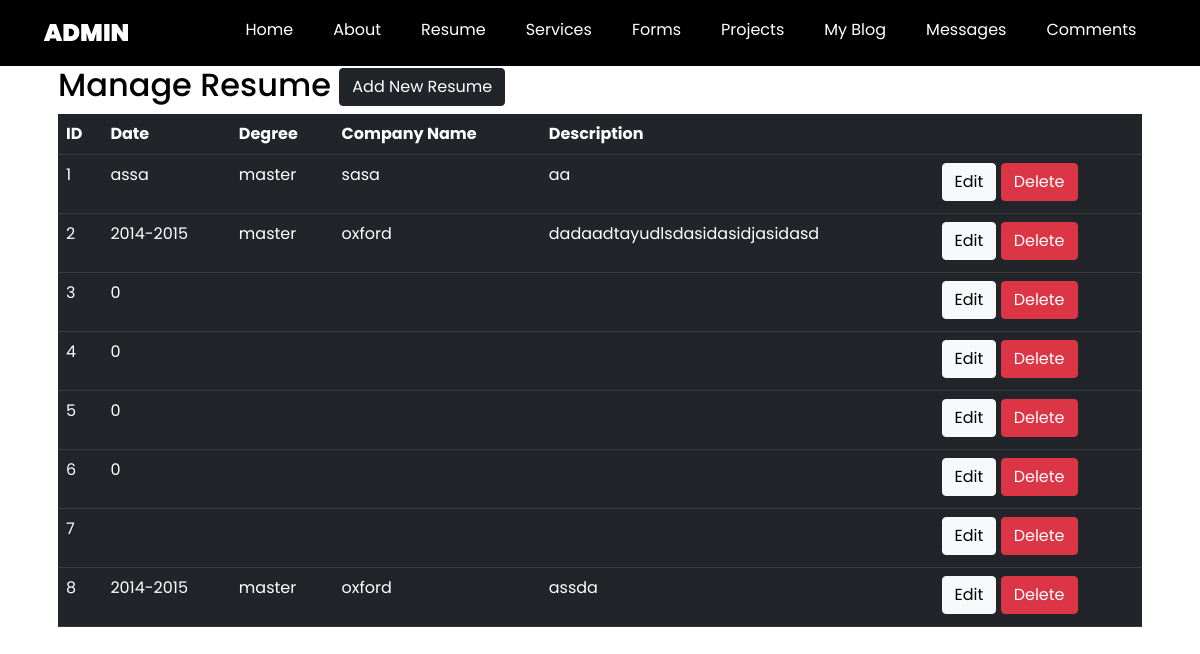
The app's page /admin/resume-list, older data.
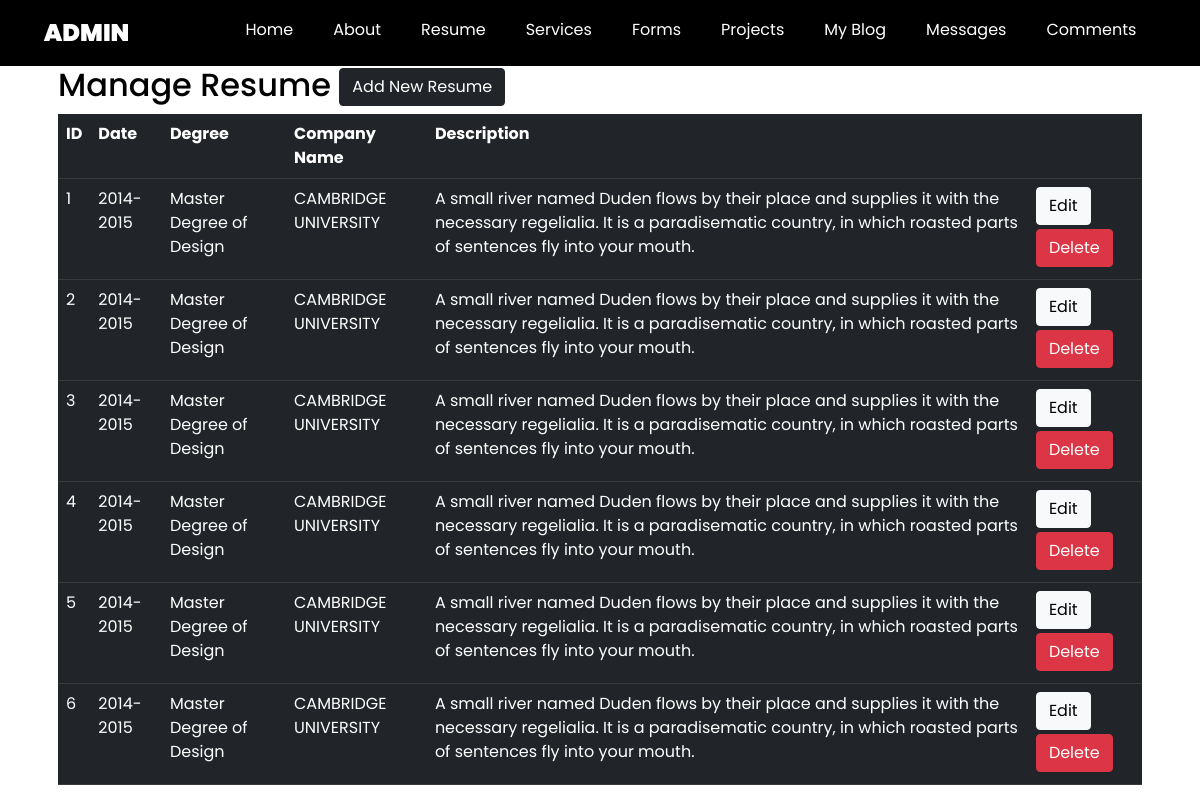
The same page, newer data.
### PortfolioProject/models.py (models this page shows, shortened)
class Resume(db.Model):
    __tablename__ = 'resume'
    id = db.Column(db.Integer, primary_key=True)
    date = db.Column(db.Integer, nullable=False)
    degree = db.Column(db.String(100), nullable=False)
    company_name = db.Column(db.String(100), nullable=False)
    description = db.Column(db.Text, nullable=False)

### PortfolioProject/controlers.py (the view)
@app.route('/admin/resume-list')
def resume_list():
    resumes = Resume.query.all()
    return render_template('admin/resume-list.html', resumes=resumes)

### PortfolioProject/templates/admin/resume-list.html
{% extends 'admin/base.html' %} {% block content %}
<div class="container" style="position: relative; top: 50px;">
    <div class="row">
        <div class="col md-12">
            <div class="jumbotron p-3">
                <h2>Manage Resume
                    <a href="{{url_for('resume_add')}}"> <button type="button" class="btn btn-dark float-right" data-toggle="modal" data-target="#mymodal">Add New Resume</button></a>
                </h2>
                <table class="table table-hover table-dark col md-12">
                    <tr>
                        <th>ID</th>
                        <th>Date</th>
                        <th>Degree</th>
                        <th>Company Name</th>
                        <th>Description</th>
                        <th></th>
                    </tr>
                    {% for resume in resumes %}
                    <tr>
                        <td>{{resume.id}}</td>
                        <td>{{resume.date}}</td>
                        <td>{{resume.degree}}</td>
                        <td>{{resume.company_name}}</td>
                        <td>{{resume.description}}</td>
                        <td>
                            <a href="{{url_for('resume_edit', id=resume.id)}}" class="btn btn-light btn-xs mb-1">Edit</a>
                            <a href="{{url_for('resume_delete', id=resume.id)}}" class="btn btn-danger btn-xs mb-1" onclick="return confirm('Are You Sure To Delete?')">Delete</a>
                        </td>
                    </tr>
                    {% endfor %}
                </table>
            </div>
        </div>
    </div>
</div>
{% endblock %}

### PortfolioProject/templates/admin/base.html (shortened to what this page needs)
<!DOCTYPE html>
<html lang="en">
<head>
    <link rel="stylesheet" href="https://cdnjs.cloudflare.com/ajax/libs/font-awesome/5.15.3/css/all.min.css" />
    <link rel="stylesheet" href="{{url_for('static', filename = 'css/style.css')}}">
    <link rel="stylesheet" href="https://cdn.jsdelivr.net/npm/bootstrap@5.0.1/dist/css/bootstrap.min.css">
</head>
<body>
    {% include 'admin/includes/navbar.html' %} {% block content %} {% endblock %}
</body>
</html>

### PortfolioProject/templates/admin/includes/navbar.html (shortened to what this page needs)
<!DOCTYPE html>
<html lang="en">
<head>
    <link rel="stylesheet" href="https://cdnjs.cloudflare.com/ajax/libs/font-awesome/5.15.3/css/all.min.css" />
    <link rel="stylesheet" href="{{url_for('static', filename = 'css/style.css')}}">
</head>
<body style="background-color: white; color: black;">
    <header>
        <div class="head " style="position:relative;">
            <div class="header">
                <div class="header-nav">
                    <div class="header-logo">
                        <a href="{{url_for('admin_panel')}}">Admin</a>
                    </div>
                    <div class="header-list">
                        <ul style='margin-bottom:  0rem;'>
                            <a href="{{url_for('home_list')}}">
                                <li>Home</li>
                        </a>
                        <a href="{{url_for('admin_about')}}"  class="smooth">
                            <li class="smooth">About</li>
                        </a>
                        <a href="{{url_for('resume_list')}}"  class="smooth">
                            <li class="smooth">Resume</li>
                        </a>
                        <a href="#services"  class="smooth">
                            <li class="smooth">Services</li>
                        </a>
                        <a href="{{url_for('form_list')}}"  class="smooth">
                            <li class="smooth">Forms</li>
                        </a>
                        <a href=""  class="smooth">
                            <li class="smooth">Projects</li>
                        </a>
                        <a href="{{url_for ('blog_list')}}"  class="smooth">
                            <li class="smooth">My Blog</li>
                        </a>
                        <a href="{{url_for('messages')}}"  class="smooth">
                            <li class="smooth">Messages</li>
                        </a>
                        <a href="{{url_for('comments')}}"  class="smooth">
                            <li class="smooth">Comments</li>
                        </a>
                    </ul>
                    </div>
                </div>
            </div>
    </header>
</body>
</html>

### PortfolioProject/static/css/style.css (style rules this page uses)
* { box-sizing: border-box; margin: 0; font-family: 'Poppins', sans-serif; background-color: transparent; }
body { background-color: black; color: white; }
a { text-decoration: none; color: #fff; }
header { background-color: black; width: 100%; }
.header { background-color: #000000; position: fixed; z-index: 1; display: flex; justify-content: center; width: 100%; height: 66px; }
.header .header-nav { display: flex; }
.header .header-nav .header-logo { width: 10%; height: 100%; display: flex; justify-content: flex-start; margin: 0; }
.header .header-nav .header-logo a { padding-top: .7rem; padding-bottom: .7rem; margin: 0 16px 0 0; font-weight: 900; font-size: 24px; line-height: 43.2px; text-transform: uppercase; color: #fff; }
.header .header-nav .header-list { display: inline-block; width: 90%; min-width: 1011px; height: 52px; display: flex; align-items: center; justify-content: flex-end; font-size: 16px; font-weight: 400; line-height: 28.8px; }
.header .header-nav .header-list ul { display: flex; list-style: none; }
.header .header-nav .header-list a { position: relative; }
.header .header-nav .header-list li { font-size: 16px; padding-top: 1.3rem; padding-bottom: 0.7rem; padding-left: 20px; padding-right: 20px; color: #fff; }
.footer .footer-container a, li { font-size: 16px; line-height: 28.8px; font-weight: 400; color: rgba(255, 255, 255, .7); }

Row changes from the older to the newer data that the page shows:
removed Resume: id "7"
removed Resume: id "8", date "2014-2015", degree "master", company_name "oxford", description "assda"
changed Resume id 1: date "assa" → "2014-2015"; degree "master" → "Master Degree of Design"; company_name "sasa" → "CAMBRIDGE UNIVERSITY"; description "aa" → "A small river named Duden flows by their place and supplies it with the necessary regelialia. It is a paradisematic country, in which roasted parts of sentences fly into your mouth."
changed Resume id 2: degree "master" → "Master Degree of Design"; company_name "oxford" → "CAMBRIDGE UNIVERSITY"; description "dadaadtayudlsdasidasidjasidasd" → "A small river named Duden flows by their place and supplies it with the necessary regelialia. It is a paradisematic country, in which roasted parts of sentences fly into your mouth."
changed Resume id 3: date "0" → "2014-2015"; degree (not shown) → "Master Degree of Design"; company_name (not shown) → "CAMBRIDGE UNIVERSITY"; description (not shown) → "A small river named Duden flows by their place and supplies it with the necessary regelialia. It is a paradisematic country, in which roasted parts of sentences fly into your mouth."
changed Resume id 4: date "0" → "2014-2015"; degree (not shown) → "Master Degree of Design"; company_name (not shown) → "CAMBRIDGE UNIVERSITY"; description (not shown) → "A small river named Duden flows by their place and supplies it with the necessary regelialia. It is a paradisematic country, in which roasted parts of sentences fly into your mouth."
changed Resume id 5: date "0" → "2014-2015"; degree (not shown) → "Master Degree of Design"; company_name (not shown) → "CAMBRIDGE UNIVERSITY"; description (not shown) → "A small river named Duden flows by their place and supplies it with the necessary regelialia. It is a paradisematic country, in which roasted parts of sentences fly into your mouth."
changed Resume id 6: date "0" → "2014-2015"; degree (not shown) → "Master Degree of Design"; company_name (not shown) → "CAMBRIDGE UNIVERSITY"; description (not shown) → "A small river named Duden flows by their place and supplies it with the necessary regelialia. It is a paradisematic country, in which roasted parts of sentences fly into your mouth."
